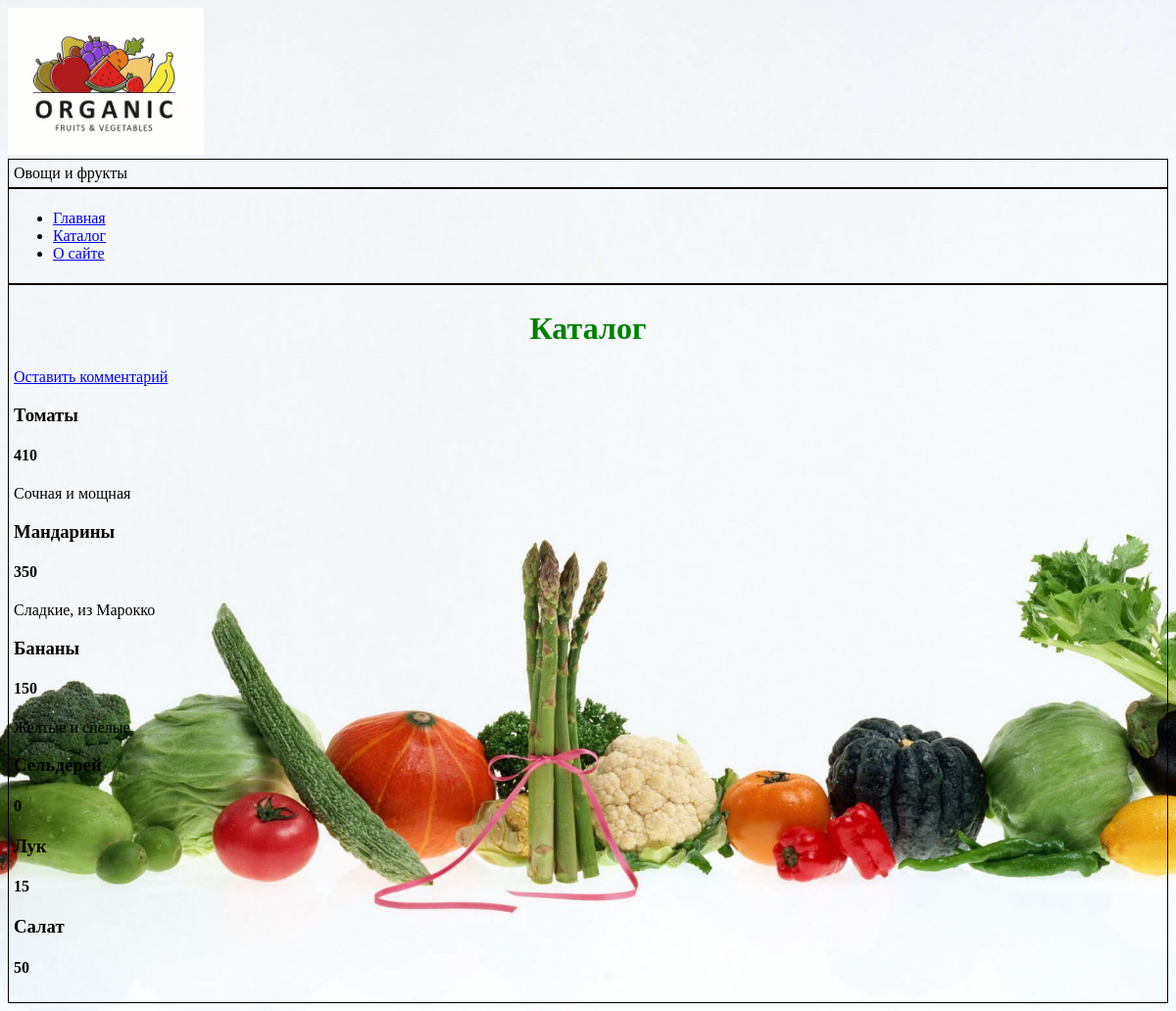
Page /catalog/ on the committed database.
### catalog/models.py (models this page shows, shortened)
class Product(models.Model):
    name = models.CharField(max_length=40, blank=False)
    price = models.IntegerField(default=0)
    description = models.CharField(max_length=200)

### catalog/views.py (the view)
# urls.py: path('', catalog_page),
def catalog_page(request):
    products = Product.objects.all()
    title = "Каталог"
    data = {"title": title, "menu": menu, "products": products}
    return render(request, "./catalog.html",context=data)

### templates/catalog.html
{% extends 'base.html' %}
{% block content %}
<h1 style="text-align: center; color: green">{{ title }}</h1>
<a href="./add_comment">Оставить комментарий</a>
{% for el in products %}
<div class="cart">
    <h3>{{ el.name }}</h3>
    <h4>{{ el.price }}</h4>
    <p>{{ el.description }}</p>
</div>
{% endfor %}
{% endblock %}

### templates/base.html (shortened to what this page needs)
{% load static %}
<!DOCTYPE html>
<html lang="ru"
<head>
    <link rel="stylesheet" href="{% static 'css/base.css' %}">
         <img src="{% static 'logo.png' %}" alt="Логотип овощной компании" width="200" height="150">
</head>
<body style="background: url('{% static 'back.jpg' %}') no-repeat center center fixed; background-size: cover;">
    <div class="header item" >
         Овощи и фрукты
    </div>
    <div class="sidebar item">
    <ul>
    {% for key, value in menu.items %}
        <li> <a href="{{ value }}">{{ key }}</a> </li>
    {% endfor %}
    </ul>
    </div>
    <div class="content item">
        {% block content %}
        {% endblock %}
    </div>
</body>
</html>

### static/css/base.css (style rules this page uses)
.header { grid-area: header; }
.sidebar { grid-area: sidebar; align-self: start; }
.content { grid-area: content; }
.item { border: 1px solid black; padding: 5px; }

### rows in the picture
Product: name "Томаты", price "410", description "Сочная и мощная"
Product: name "Мандарины", price "350", description "Сладкие, из Марокко"
Product: name "Бананы", price "150", description "Желтые и спелые"
Product: name "Сельдерей", price "0"
Product: name "Лук", price "15"
Product: name "Салат", price "50"

### other values in the picture
{{ key }} "Главная" "Каталог" "О сайте"
{{ title }} "Каталог"
